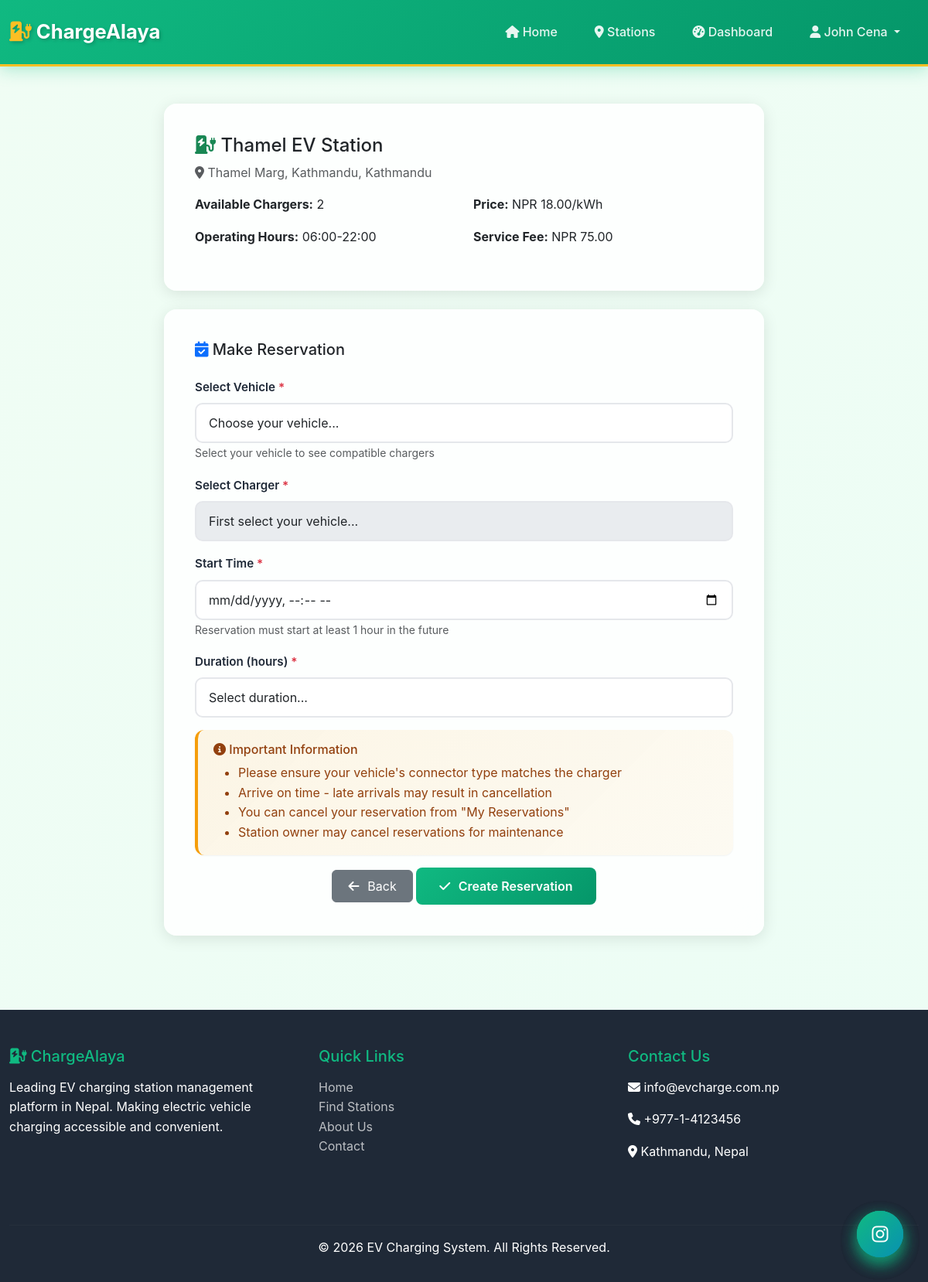
The app's page /user/make_reservation.php?station_id=2 (signed in) with its own data.
### tables this page shows
CREATE TABLE `tariffs` (
  `tariff_id` int(11) NOT NULL,
  `station_id` int(11) NOT NULL,
  `service_fee` decimal(10,2) DEFAULT NULL,
  `price_per_kwh` decimal(10,2) NOT NULL,
  `peak_start_time` time DEFAULT NULL,
  `peak_end_time` time DEFAULT NULL
);

CREATE TABLE `charging_stations` (
  `station_id` int(11) NOT NULL,
  `station_name` varchar(200) NOT NULL,
  `user_id` int(11) NOT NULL,
  `address` text NOT NULL,
  `city` varchar(100) DEFAULT NULL,
  `province` varchar(100) DEFAULT NULL,
  `latitude` decimal(10,8) DEFAULT NULL,
  `longitude` decimal(11,8) DEFAULT NULL,
  `operating_hours` varchar(100) DEFAULT NULL,
  `status` enum('online','offline','under_maintenance') DEFAULT 'online'
);

### user/make_reservation.php (the view, shortened to what this page needs)
<?php
require_once '../partials/header.php';
$db = new Database();
$conn = $db->connect();
$station_id = isset($_GET['station_id']) ? intval($_GET['station_id']) : 0;
$station_query = "SELECT cs.*, t.price_per_kwh, t.service_fee
                  FROM charging_stations cs
                  LEFT JOIN tariffs t ON cs.station_id = t.station_id
                  WHERE cs.station_id = $station_id";
$station_result = $conn->query($station_query);
$station = $station_result->fetch_assoc();
$chargers_query = "SELECT * FROM chargers
                   WHERE station_id = $station_id
                   AND status = 'available'
                   ORDER BY charger_type DESC, max_power_kw DESC";
$chargers = $conn->query($chargers_query);
?>
<div class="container my-5">
    <div class="row">
        <div class="col-lg-8 mx-auto">
            <div class="card glass-card mb-4">
                <div class="card-body">
                    <h4 class="card-title"><i class="fas fa-charging-station text-success"></i> <?php echo htmlspecialchars($station['station_name']); ?></h4>
                    <p class="text-muted mb-3">
                        <i class="fas fa-map-marker-alt"></i> <?php echo htmlspecialchars($station['address'] . ', ' . $station['city']); ?>
                    </p>
                    <div class="row">
                        <div class="col-md-6">
                            <p><strong>Available Chargers:</strong> <?php echo $chargers->num_rows; ?></p>
                            <p><strong>Operating Hours:</strong> <?php echo htmlspecialchars($station['operating_hours']); ?></p>
                        </div>
                        <div class="col-md-6">
                            <p><strong>Price:</strong> NPR <?php echo number_format($station['price_per_kwh'], 2); ?>/kWh</p>
                            <?php if ($station['service_fee'] > 0): ?>
                                <p><strong>Service Fee:</strong> NPR <?php echo number_format($station['service_fee'], 2); ?></p>
                            <?php endif; ?>
                        </div>
                    </div>
                </div>
            </div>
            <div class="card glass-card">
                <div class="card-body">
                    <h5 class="card-title mb-4">
                        <i class="fas fa-calendar-check text-primary"></i> Make Reservation
                    </h5>
                    <form action="process_reservation.php" method="POST" id="reservationForm">
                        <div class="mb-3">
                            <label class="form-label">Select Vehicle <span class="text-danger">*</span></label>
                            <select name="vehicle_id" class="form-select" id="vehicleSelect" required>
                                <option value="">Choose your vehicle...</option>
                            </select>
                            <small class="text-muted">Select your vehicle to see compatible chargers</small>
                        </div>
                        <div class="mb-3">
                            <label class="form-label">Select Charger <span class="text-danger">*</span></label>
                            <select name="charger_id" class="form-select" id="chargerSelect" required disabled>
                                <option value="">First select your vehicle...</option>
                            </select>
                        </div>
                        <div class="mb-3">
                            <label class="form-label">Start Time <span class="text-danger">*</span></label>
                            <input type="datetime-local" name="start_time" id="startTimeInput" class="form-control"
                                   min="<?php echo date('Y-m-d\TH:i', strtotime('+1 hour')); ?>" required>
                            <small class="text-muted">Reservation must start at least 1 hour in the future</small>
                        </div>
                        <div class="mb-3">
                            <label class="form-label">Duration (hours) <span class="text-danger">*</span></label>
                            <select name="duration" class="form-select" id="durationSelect" required>
                                <option value="">Select duration...</option>
                            </select>
                        </div>
                        <div class="alert alert-warning">
                            <h6><i class="fas fa-info-circle"></i> Important Information</h6>
                            <ul class="mb-0">
                                <li>Please ensure your vehicle's connector type matches the charger</li>
                                <li>Arrive on time - late arrivals may result in cancellation</li>
                                <li>You can cancel your reservation from "My Reservations"</li>
                                <li>Station owner may cancel reservations for maintenance</li>
                            </ul>
                        </div>
                        <div class="text-center">
                            <a href="/chargealaya/public/station_detail.php?station_id=<?php echo $station_id; ?>" class="btn btn-secondary">
                                <i class="fas fa-arrow-left"></i> Back
                            </a>
                            <button type="submit" class="btn btn-custom">
                                <i class="fas fa-check"></i> Create Reservation
                            </button>
                        </div>
                    </form>
                </div>
            </div>
        </div>
    </div>
</div>
<?php
include '../partials/footer.php';
?>

### assets/css/main.css (style rules this page uses)
:root { --primary-color: #10b981; --primary-dark: #059669; --primary-light: #34d399; --secondary-color: #3b82f6; --accent-blue: #0ea5e9; --accent-cyan: #06b6d4; --danger-color: #ef4444; --warning-color: #f59e0b; --success-color: #10b981; --info-color: #3b82f6; --dark-color: #1f2937; --darker-color: #111827; --light-color: #f9fafb; --gray-color: #6b7280; --gray-light: #e5e7eb; --border-color: #d1d5db; --electric-blue: #0891b2; --battery-green: #22c55e; --charging-yellow: #fbbf24; --shadow-sm: 0 1px 2px 0 rgba(0, 0, 0, 0.05); --shadow-md: 0 4px 6px -1px rgba(0, 0, 0, 0.1); --shadow-lg: 0 10px 15px -3px rgba(0, 0, 0, 0.1); --shadow-xl: 0 20px 25px -5px rgba(0, 0, 0, 0.1); }
* { margin: 0; padding: 0; box-sizing: border-box; }
body { font-family: 'Inter', 'Segoe UI', Tahoma, Geneva, Verdana, sans-serif; line-height: 1.6; color: #1f2937; background: linear-gradient(135deg, #f0fdf4 0%, #ecfdf5 100%); min-height: 100vh; }
html { scroll-behavior: smooth; }
.container { max-width: 1200px; }
.card { border: none; border-radius: 15px; box-shadow: 0 5px 15px rgba(0,0,0,0.08); transition: all 0.3s ease; margin-bottom: 2rem; }
.btn-custom { background: linear-gradient(135deg, var(--primary-color) 0%, var(--primary-dark) 100%); border: none; color: white; padding: 12px 30px; border-radius: 8px; font-weight: 600; transition: all 0.3s ease; }
.form-control { border-radius: 8px; border: 2px solid var(--border-color); padding: 12px; transition: all 0.3s ease; }
.form-label { font-weight: 600; color: var(--dark-color); margin-bottom: 0.5rem; }
.alert { border-radius: 10px; border: none; padding: 1rem 1.5rem; }
.form-control { border-radius: 10px; border: 2px solid var(--gray-light); padding: 0.75rem 1rem; transition: all 0.3s ease; background: white; }
.form-label { font-weight: 600; color: var(--dark-color); margin-bottom: 0.5rem; font-size: 0.95rem; }
.form-select { border-radius: 10px; border: 2px solid var(--gray-light); padding: 0.75rem 1rem; transition: all 0.3s ease; background: white; }
.alert { border-radius: 12px; border: none; padding: 1rem 1.25rem; box-shadow: var(--shadow-sm); }
.alert-warning { background: linear-gradient(135deg, #fef3c7 0%, #fde68a 100%); color: #92400e; border-left: 4px solid #f59e0b; }
.glass-card { background: rgba(255, 255, 255, 0.7); backdrop-filter: blur(10px); border: 1px solid rgba(255, 255, 255, 0.3); border-radius: 16px; padding: 1.5rem; }
.glass-card { background: rgba(255, 255, 255, 0.85); backdrop-filter: blur(20px); -webkit-backdrop-filter: blur(20px); border: 1px solid rgba(255, 255, 255, 0.3); box-shadow: 0 8px 32px 0 rgba(31, 38, 135, 0.15); }
.btn-custom, .btn-warning-custom, .btn-secondary-custom, .btn-danger-custom { position: relative; overflow: hidden; z-index: 1; }
.btn-custom::before, .btn-warning-custom::before, .btn-secondary-custom::before, .btn-danger-custom::before { content: ''; position: absolute; top: 50%; left: 50%; width: 0; height: 0; border-radius: 50%; background: rgba(255, 255, 255, 0.3); transform: translate(-50%, -50%); transition: width 0.6s, height 0.6s; z-index: -1; }
.card { transition: all 0.4s cubic-bezier(0.175, 0.885, 0.32, 1.275); border: none; animation: fadeInScale 0.6s ease-out; }
.form-label { transition: all 0.3s ease; }
.alert { animation: slideInRight 0.5s ease-out; border: none; border-left: 4px solid; }
.alert-warning { border-left-color: #f59e0b; background: linear-gradient(135deg, rgba(245, 158, 11, 0.1) 0%, rgba(245, 158, 11, 0.05) 100%); }
.btn-secondary, a.btn-secondary, button.btn-secondary { padding: 0.5rem 1.25rem !important; }
.btn-secondary i.fas { margin-right: 0.5rem; }
.btn i.fas, .btn i.far { margin-right: 0.4rem; }

### assets/css/view_receipt.css (style rules this page uses)
@media screen { .card { box-shadow: 0 4px 20px rgba(0,0,0,0.1); } }

### records on screen
tariffs: station.station_name "Thamel EV Station", station.city "Thamel Marg, Kathmandu, Kathmandu", station.operating_hours "06:00-22:00", price_per_kwh "18.00", service_fee "75.00"

### other values on screen
$_SESSION['name'] "John Cena"
$chargers->num_rows "2"
